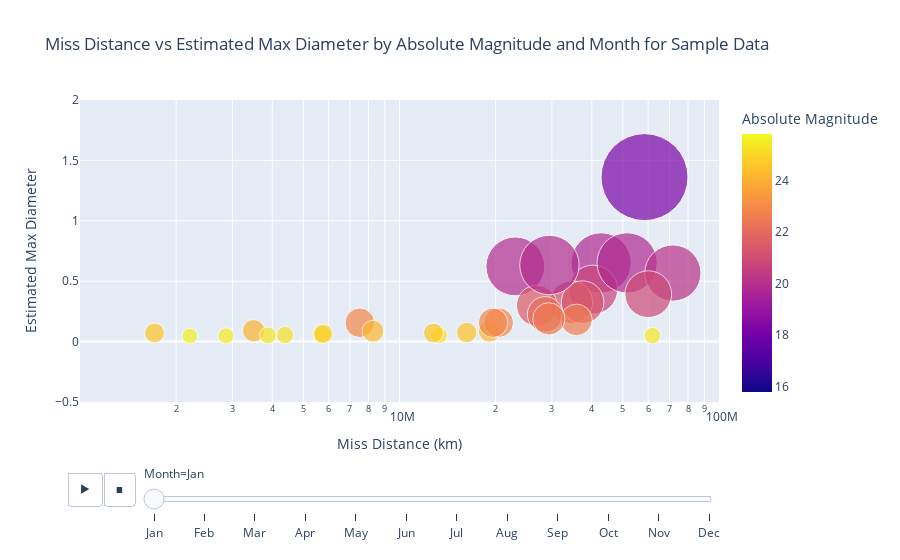

The code cell stored with this chart in its notebook:
### Code cell
#grouped by month, scatter plot for dia and miss dist, by abs magnitude
fig3 = px.scatter(remove_small_outliers, y="Estimated Max Diameter", x="Miss Distance (km)", animation_frame="Month", animation_group="Day",
           size="Estimated Max Diameter", color="Absolute Magnitude", hover_name="Date",
           log_x=True, size_max=120, range_x=[1000600,100000000], range_y=[-0.5,2],title="Miss Distance vs Estimated Max Diameter by Absolute Magnitude and Month for Sample Data")
#fig3.write_html("Miss Distance vs Estimated Max Diameter by Absolute Magnitude and Month for Sample Data.html")
fig3

### Figure 1 — Plotly figure (JSON) as saved in the notebook; plotly's stock layout.template omitted (floating-point values rounded to 4 significant figures; data arrays with more than 128 entries replaced by an {"elided": "..."} marker saying what was removed)
{"data": [{"hovertemplate": "<b>%{hovertext}</b><br><br>Month=Jan<br>Miss Distance (km)=%{x}<br>Estimated Max Diameter=%{marker.size}<br>Absolute Magnitude=%{marker.color}<extra></extra>", "hovertext": {"elided": "351 str values"}, "ids": {"elided": "351 int values"}, "legendgroup": "", "marker": {"color": {"elided": "351 float values"}, "coloraxis": "coloraxis", "size": {"elided": "351 float values"}, "sizemode": "area", "sizeref": 0.0003595, "symbol": "circle"}, "mode": "markers", "name": "", "orientation": "v", "showlegend": false, "type": "scatter", "x": {"elided": "351 float values"}, "xaxis": "x", "y": {"elided": "351 float values"}, "yaxis": "y"}], "layout": {"coloraxis": {"colorbar": {"title": {"text": "Absolute Magnitude"}}, "colorscale": [[0, "#0d0887"], [0.1111, "#46039f"], [0.2222, "#7201a8"], [0.3333, "#9c179e"], [0.4444, "#bd3786"], [0.5556, "#d8576b"], [0.6667, "#ed7953"], [0.7778, "#fb9f3a"], [0.8889, "#fdca26"], [1, "#f0f921"]]}, "legend": {"itemsizing": "constant", "tracegroupgap": 0}, "sliders": [{"active": 0, "currentvalue": {"prefix": "Month="}, "len": 0.9, "pad": {"b": 10, "t": 60}, "steps": [{"args": [["Jan"], {"frame": {"duration": 0, "redraw": false}, "fromcurrent": true, "mode": "immediate", "transition": {"duration": 0, "easing": "linear"}}], "label": "Jan", "method": "animate"}, {"args": [["Feb"], {"frame": {"duration": 0, "redraw": false}, "fromcurrent": true, "mode": "immediate", "transition": {"duration": 0, "easing": "linear"}}], "label": "Feb", "method": "animate"}, {"args": [["Mar"], {"frame": {"duration": 0, "redraw": false}, "fromcurrent": true, "mode": "immediate", "transition": {"duration": 0, "easing": "linear"}}], "label": "Mar", "method": "animate"}, {"args": [["Apr"], {"frame": {"duration": 0, "redraw": false}, "fromcurrent": true, "mode": "immediate", "transition": {"duration": 0, "easing": "linear"}}], "label": "Apr", "method": "animate"}, {"args": [["May"], {"frame": {"duration": 0, "redraw": false}, "fromcurrent": true, "mode": "immediate", "transition": {"duration": 0, "easing": "linear"}}], "label": "May", "method": "animate"}, {"args": [["Jun"], {"frame": {"duration": 0, "redraw": false}, "fromcurrent": true, "mode": "immediate", "transition": {"duration": 0, "easing": "linear"}}], "label": "Jun", "method": "animate"}, {"args": [["Jul"], {"frame": {"duration": 0, "redraw": false}, "fromcurrent": true, "mode": "immediate", "transition": {"duration": 0, "easing": "linear"}}], "label": "Jul", "method": "animate"}, {"args": [["Aug"], {"frame": {"duration": 0, "redraw": false}, "fromcurrent": true, "mode": "immediate", "transition": {"duration": 0, "easing": "linear"}}], "label": "Aug", "method": "animate"}, {"args": [["Sep"], {"frame": {"duration": 0, "redraw": false}, "fromcurrent": true, "mode": "immediate", "transition": {"duration": 0, "easing": "linear"}}], "label": "Sep", "method": "animate"}, {"args": [["Oct"], {"frame": {"duration": 0, "redraw": false}, "fromcurrent": true, "mode": "immediate", "transition": {"duration": 0, "easing": "linear"}}], "label": "Oct", "method": "animate"}, {"args": [["Nov"], {"frame": {"duration": 0, "redraw": false}, "fromcurrent": true, "mode": "immediate", "transition": {"duration": 0, "easing": "linear"}}], "label": "Nov", "method": "animate"}, {"args": [["Dec"], {"frame": {"duration": 0, "redraw": false}, "fromcurrent": true, "mode": "immediate", "transition": {"duration": 0, "easing": "linear"}}], "label": "Dec", "method": "animate"}], "x": 0.1, "xanchor": "left", "y": 0, "yanchor": "top"}], "title": {"text": "Miss Distance vs Estimated Max Diameter by Absolute Magnitude and Month for Sample Data"}, "updatemenus": [{"buttons": [{"args": [null, {"frame": {"duration": 500, "redraw": false}, "fromcurrent": true, "mode": "immediate", "transition": {"duration": 500, "easing": "linear"}}], "label": "&#9654;", "method": "animate"}, {"args": [[null], {"frame": {"duration": 0, "redraw": false}, "fromcurrent": true, "mode": "immediate", "transition": {"duration": 0, "easing": "linear"}}], "label": "&#9724;", "method": "animate"}], "direction": "left", "pad": {"r": 10, "t": 70}, "showactive": false, "type": "buttons", "x": 0.1, "xanchor": "right", "y": 0, "yanchor": "top"}], "xaxis": {"anchor": "y", "domain": [0, 1], "range": [6.0, 8], "title": {"text": "Miss Distance (km)"}, "type": "log"}, "yaxis": {"anchor": "x", "domain": [0, 1], "range": [-0.5, 2], "title": {"text": "Estimated Max Diameter"}}}}
